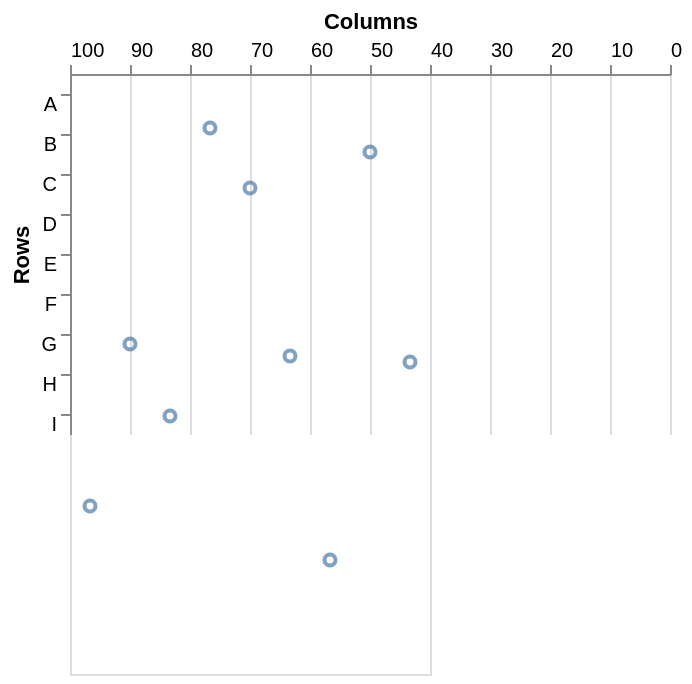

Describe this chart as a Vega-Lite specification.
### Vega-Lite specification from a JSON file in a GitHub repository (floating-point values rounded to 4 significant figures)
{"data": {"values": [{"a": "A", "b": 28}, {"a": "B", "b": 55}, {"a": "C", "b": 43}, {"a": "D", "b": 91}, {"a": "E", "b": 81}, {"a": "F", "b": 53}, {"a": "G", "b": 19}, {"a": "H", "b": 87}, {"a": "I", "b": 52}]}, "mark": "point", "encoding": {"x": {"field": "a", "type": "ordinal", "title": "Rows", "axis": {"orient": "left", "labelAngle": 0, "scale": {"reverse": true}}}, "y": {"field": "b", "type": "quantitative", "title": "Columns", "axis": {"orient": "top", "labelAngle": 0}}}}
